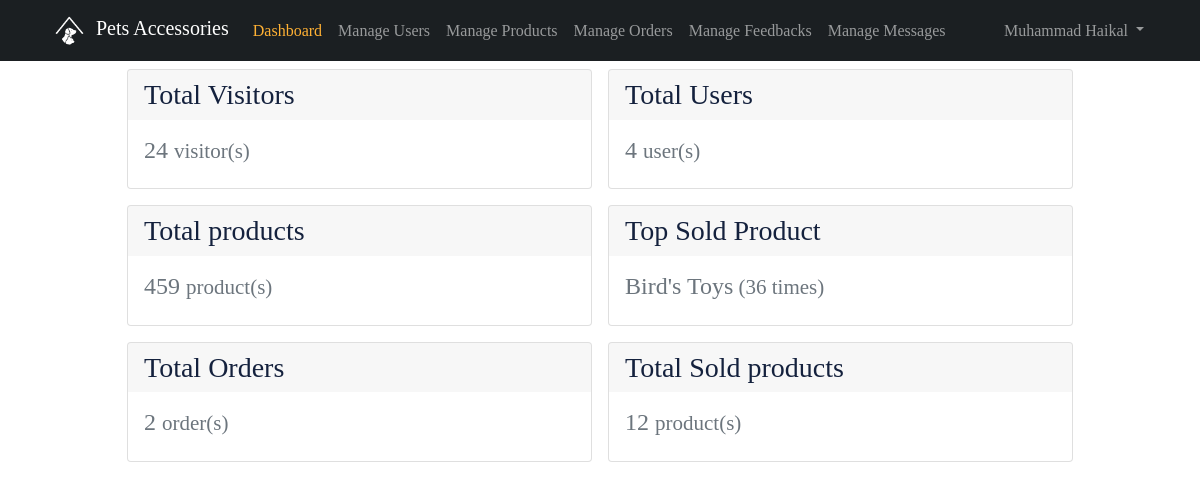
The page /petaccesories/dashboard (signed in) on the database as committed earlier.
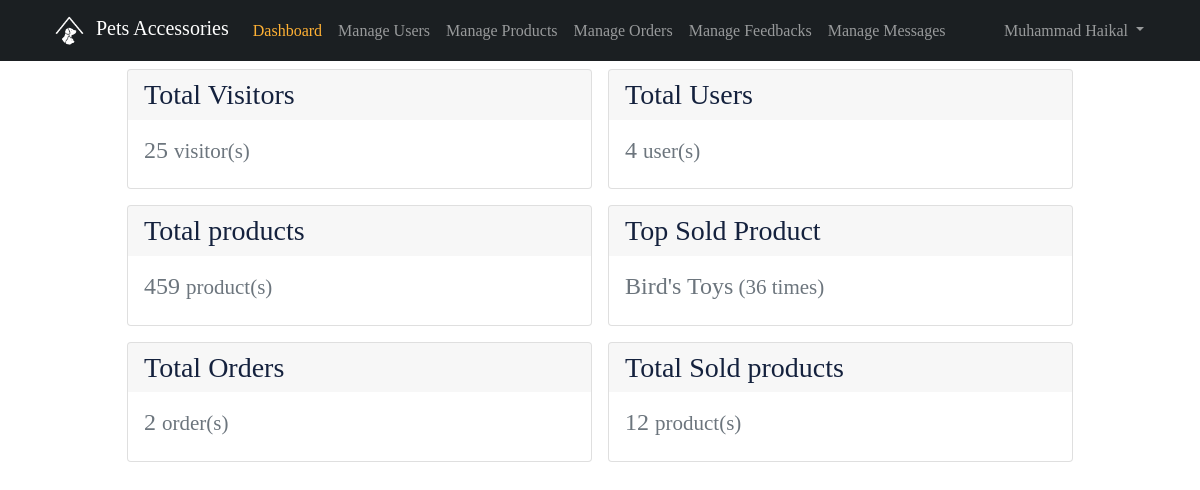
The same page on the database as committed later.
### tables this page shows
CREATE TABLE IF NOT EXISTS `visitors` (
  `id` int(11) NOT NULL AUTO_INCREMENT,
  `number` int(11) NOT NULL,
  PRIMARY KEY (`id`)
);

### petaccesories/modules/DB.php (called while the page is built, shortened)
<?php
class DB
{
  protected static $servername;
  protected static $username;
  protected static $password;
  protected static $dbname;
  protected static function connect()
  {
    self::$servername = "localhost";
    self::$username = "root";
    self::$password = "";
    self::$dbname = "petaccessories";
    $conn = new mysqli(self::$servername, self::$username, self::$password, self::$dbname);
    return $conn;
  }
  protected static function getQueryResults($sql){
    $result = mysqli_query(self::connect(), $sql);
    return mysqli_fetch_all($result, MYSQLI_ASSOC);
  }
}

### petaccesories/modules/Visitor.php (called while the page is built, shortened)
<?php
class Visitor extends DB
{
  public static function getVisitorsNumber()
  {
    return self::getQueryResults("SELECT `number` FROM `visitors` WHERE `id` = 1")[0]['number'];
  }
}

### petaccesories/modules/User.php (called while the page is built, shortened)
<?php
class User extends DB
{
  public static function totalUsers()
  {
    return self::getQueryResults("SELECT count(id) as 'count' FROM `user`")[0]['count'];
  }
}

### petaccesories/modules/Product.php (called while the page is built, shortened)
<?php
class Product extends DB
{
  public static function getTopSold()
  {
    return self::getQueryResults("SELECT * FROM product ORDER BY `product`.`sold` DESC")[0];
  }
  public static function totalProducts()
  {
    return self::getQueryResults("SELECT sum(quantity) as 'sum' FROM `product`")[0]['sum'];
  }
  public static function totalSoldProducts()
  {
    return self::getQueryResults("SELECT sum(quantity) as 'sum' FROM `order_products`")[0]['sum'];
  }
}

### petaccesories/modules/Order.php (called while the page is built, shortened)
<?php
class Order extends DB
{
  public static function totalOrders()
  {
    return self::getQueryResults("SELECT count(id) as 'count' FROM `order`")[0]['count'];
  }
}

### petaccesories/dashboard.php (the view, shortened to what this page needs)
<?php
$topSoldProduct = Product::getTopSold();
?>
<!DOCTYPE html>
<html lang="en" dir="auto">
<?php include('./templates/head.php') ?>
<body>
    <?php include('./templates/adminNav.php') ?>
    <div class="container">
        <div class="row g-0 justify-content-center">
            <div class="card m-2 col-md-5">
                <h3 class="card-header border-0">Total Visitors</h3>
                <h4 class="card-body text-muted"><?= Visitor::getVisitorsNumber(); ?> <small>visitor(s)</small></h4>
            </div>
            <div class="card m-2 col-md-5">
                <h3 class="card-header border-0">Total Users</h3>
                <h4 class="card-body text-muted"><?= User::totalUsers(); ?> <small>user(s)</small></h4>
            </div>
            <div class="card m-2 col-md-5">
                <h3 class="card-header border-0">Total products</h3>
                <h4 class="card-body text-muted"><?= Product::totalProducts(); ?> <small>product(s)</small></h4>
            </div>
            <div class="card m-2 col-md-5">
                <h3 class="card-header border-0">Top Sold Product</h3>
                <h4 class="card-body text-muted"><?= $topSoldProduct['name'] . "<small> (" . $topSoldProduct['id'] . " times)</small> " ?></h4>
            </div>
            <div class="card m-2 col-md-5">
                <h3 class="card-header border-0">Total Orders</h3>
                <h4 class="card-body text-muted"><?= Order::totalOrders(); ?> <small>order(s)</small></h4>
            </div>
            <div class="card m-2 col-md-5">
                <h3 class="card-header border-0">Total Sold products</h3>
                <h4 class="card-body text-muted"><?= Product::totalSoldProducts(); ?> <small>product(s)</small></h4>
            </div>
        </div>
    </div>
</body>
</html>

Rows that differ between the two databases and show on the page:
changed visitors: number "24" → "25"
